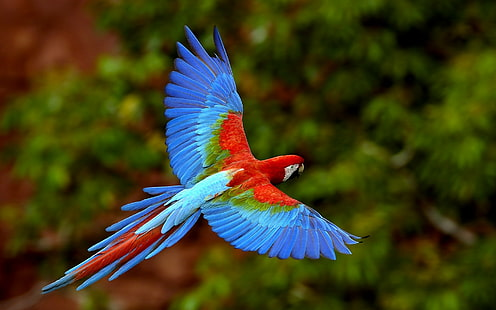
#> input picture photo.jpg, 496 x 310 px
$ python pixels_colors.py
#> lines starting #> are read from the running program, lines starting #| are printed output that depends on the picture; after the words box and inside, x2 and y2 are one past the last pixel; in counts of white or black regions, pixels touching at a corner belong together
import cv2

img = cv2.imread("photo.jpg")
#> img is the input picture: shape (310, 496, 3); mean B, G, R 28.4, 61.6, 62.8

# Color of the pixel at x=100, y=50
b, g, r = img[50, 100]
#> b = 22; g = 50; r = 104
print("Blue:", b, "Green:", g, "Red:", r)
#| Blue: 22 Green: 50 Red: 104

# Make one pixel red (BGR order)
img[50, 100] = [0, 0, 255]
#> img: shape (310, 496, 3); under 0.01% of pixels changed, all inside (x1, y1, x2, y2) = (100, 50, 101, 51)

# Paint a whole region green (y: 0–100, x: 0–200)
img[0:200, 0:200] = [0, 255, 0]
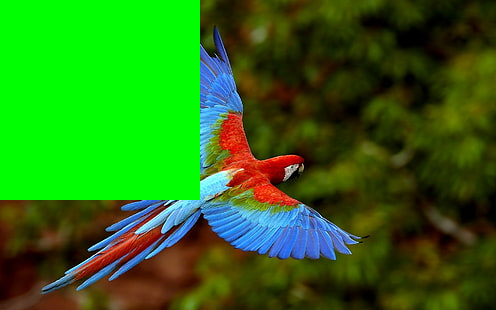
#> img: shape (310, 496, 3); mean B, G, R 20.8, 111.2, 45

cv2.imshow("Edited", img)
cv2.waitKey(0)
cv2.destroyAllWindows()
